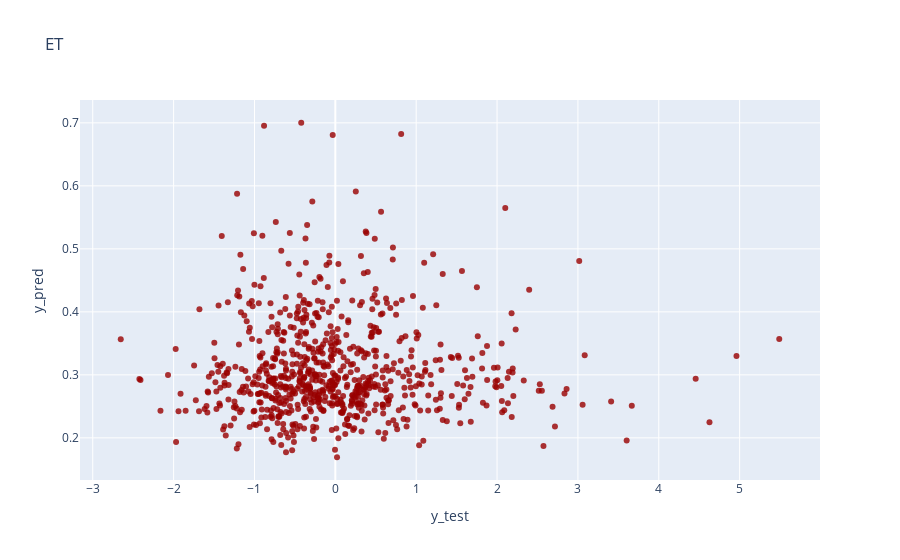

Notebook source saved alongside this figure:
### Code cell
fig = go.Figure()
fig.add_trace(
    go.Scatter(
        x=y_test,
        y=y_pred,
        mode="markers",
        marker=dict(
            color="rgba(152, 0, 0, .8)",
        ),
    )
)

fig.update_layout(
    title="ET",
    xaxis_title="y_test",
    yaxis_title="y_pred",
    # yaxis_range=[0, 10],
)

### Figure 1 — Plotly figure (JSON) as saved in the notebook; plotly's stock layout.template omitted (floating-point values rounded to 4 significant figures; data arrays with more than 128 entries replaced by an {"elided": "..."} marker saying what was removed)
{"data": [{"marker": {"color": "rgba(152, 0, 0, .8)"}, "mode": "markers", "type": "scatter", "x": {"elided": "943 float values"}, "y": {"elided": "754 float values"}}], "layout": {"title": {"text": "ET"}, "xaxis": {"title": {"text": "y_test"}}, "yaxis": {"title": {"text": "y_pred"}}}}
